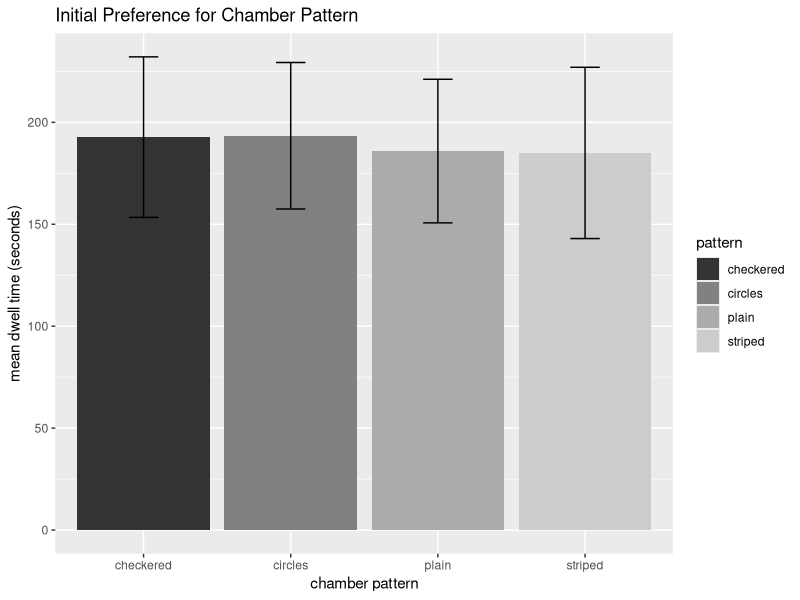
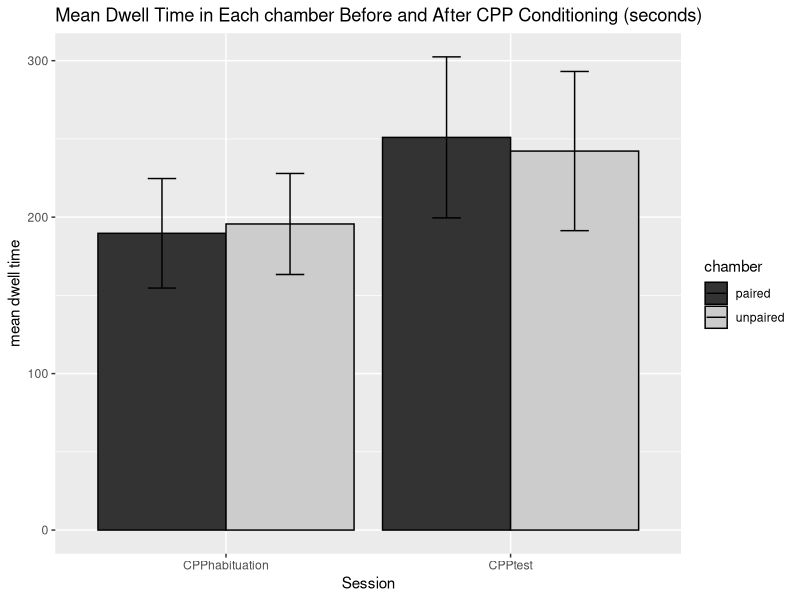
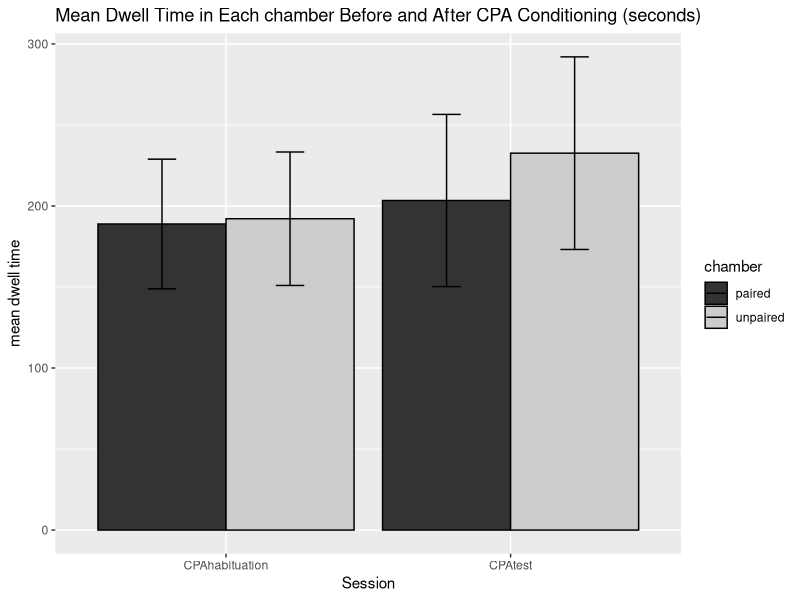
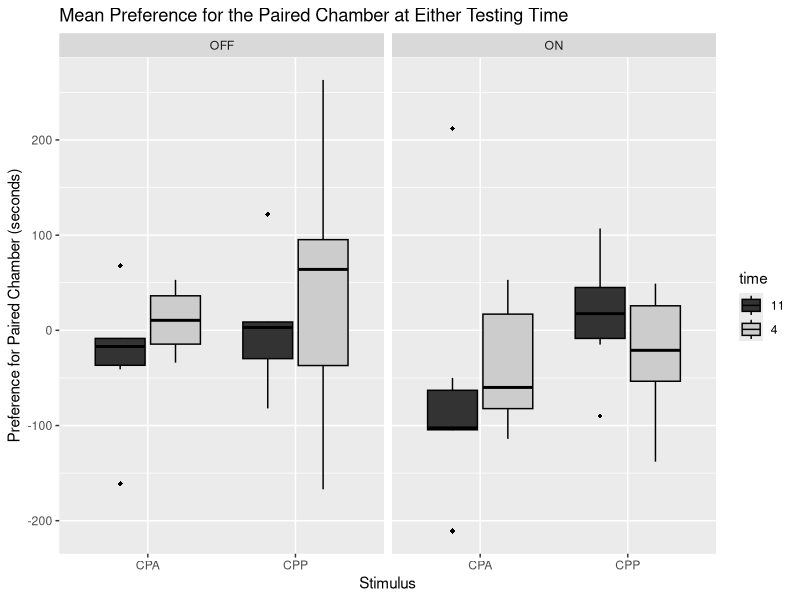

Write R code to recreate these figures, in order.
## ---- chunk 1
knitr::opts_chunk$set(echo = TRUE)
### Import the required libraries.
library(tidyverse)
library(dplyr)
library(magrittr) 
library(broom) # This library provides the tidy() function used for multiple t-tests in section 4
## ---- chunk 2
### set working directory to where data is located and read in data
setwd("~/GitHub/Project2-AnnZhang1997")
data <- read_csv('MTMmice.csv')

### Reorganize and recode data
# Wrangle data into long format, so that among the 4 original columns ("hab-paired", "hab-unpaired", "test-paired", and "test-unpaired"), "hab" and "test" will become keys, while the original values will be gathered under two new columns "paired-duration" and "unpaired-duration". 
data.1 <- data %>%
  gather(key = "paired", value = "paired-duration", "hab-paired", "test-paired") %>%
  gather(key = "unpaired", value = "unpaired-duration", "hab-unpaired", "test-unpaired") %>% # Two gather commands are used to gather the data under two new value columns
  separate(paired, into=c('pairedsession','pairedchamber'), sep="-") %>% 
  separate(unpaired, into=c('unpairedsession','unpairedchamber'), sep="-") %>%
  filter(pairedsession == unpairedsession) %>% # remove duplicate data
  select(-c(unpairedsession, pairedchamber, unpairedchamber, slot)) # remove the columns that won't be used during data processing (pairedchamber, unpairedchamber, and slot) and the column that is the duplicate of another column (unpairedsession of pairedsession)

# Rename the variables. Teststim to stimulus, subjectnum to subject, TestON to on, pairedsession to session.
data.1 <- rename(data.1, stimulus=Teststim, subject=subjectnum, on=TestON, session=pairedsession,
                 paired="paired-duration", unpaired="unpaired-duration")

# Calculate the difference of time each mouse spent within the paired chamber and the unpaired chamber for during each session.
data.1$difference = data.1$paired-data.1$unpaired

# Divide the data based on the stimulus the animal is tested for, so that one set of data will contain all data of the preference (cpp) groups, and the other set of data will contain all data of the avoidance (cpa) groups.
cppdata <- filter(data.1, stimulus == "CPP")
cpadata <- filter(data.1, stimulus == "CPA")

# Rename values of session.
cppdata$session <- recode_factor(cppdata$session, "hab"="CPPhabituation", "test"="CPPtest")
cpadata$session <- recode_factor(cpadata$session, "hab"="CPAhabituation", "test"="CPAtest")

# Remove the column recording CPA information from the cppdata, and vice versa.
cppdata <- select(cppdata, -c(CPA))
cpadata <- select(cpadata, -c(CPP))

# Seperate the information of the testing session of the respective stimulus into two new columns recording the pattern of the chamber that is paired with the stimulus (pattern), and the time of day the training of the stimulus was given (time).
cppdata <- cppdata %>% 
  separate(CPP, into=c('pattern','time'), sep=" at ")
cpadata <- cpadata %>% 
  separate(CPA, into=c('pattern','time'), sep=" at ")

# Summarize the mean and standard deviation of seconds that each group of mice tested for preference spent within the stimulus-paired or stimulus-unpaired chamber during either session.
cpp_summary <- cppdata %>%
  group_by(session, on) %>%
  summarise(paired_dwell_time = mean(paired), unpaired_dwell_time=mean(unpaired), 
            preference=mean(difference))
# Summarize the mean and standard deviation of seconds that each group of mice tested for avoidance spent within the stimulus-paired or stimulus-unpaired chamber during either session.
cpa_summary <- cpadata %>%
  group_by(session, on) %>%
  summarise(paired_dwell_time = mean(paired), unpaired_dwell_time=mean(unpaired), 
            preference=mean(difference))

# Join the summaries together into an overall summary on the mean and standard deviation of seconds that each group spent within either chamber during either session for all the experiment groups.
data_summary <- full_join(cpp_summary,cpa_summary)
data_summary # Print out the overall summary.
## ---- chunk 3
# Join the cpp data and cpp data together. As in this section all data that involves the stimulus will not be used.
cppcpa <- full_join(cppdata, cpadata)

patterndata <- cppcpa %>%
  filter(session=="CPPhabituation"| session=="CPAhabituation") %>% # Filter the data so that only the habituation session data is included.
  select(pattern, paired) %>% # pattern is the independent variable and paired is the dependent variable.
  mutate_if(is.character, as.factor)

patternaov <- aov(paired ~ pattern, data=patterndata)
summary(patternaov) # Print out the ANOVA results
## ---- chunk 4
# Compute the means and standard deviations for the dwell time corresponding with each pattern.
patterndata <- cppcpa %>%
  group_by(pattern) %>%
  filter(session=="CPPhabituation"| session=="CPAhabituation")%>% # Filter the data so that only the habituation session data is included.
  summarise(mean=mean(paired), sd=sd(paired))

# Plot the average dwell time of each chamber into a bar graph, with x-axis being the pattern of the chamber and the y-axis being the mean dwell time.
patternplot <- patterndata %>%
  ggplot(aes(x=pattern,y=mean, fill=pattern)) +
  geom_bar(stat = "identity", position = "dodge") +
  labs(x='chamber pattern',y='mean dwell time (seconds)',title='Initial Preference for Chamber Pattern') +
  scale_fill_grey() +
  geom_errorbar(aes(ymin=mean-sd, ymax=mean+sd), width=.2,
                position=position_dodge(.9)) # Add on the error bars indicating the standard deviation.
patternplot # Print out the plot
## ---- chunk 5
# ANOVA is run on the cpp data to determine the influence of chamber and training on dwell time.
# The independent variables are session (habituation or testing) and chamber (paired and unpaired). 
cppaovdata <- cppdata %>% 
  gather(paired:unpaired,key=chamber,value=dwelltime) %>%
  select(session, chamber, dwelltime) %>%
  mutate_if(is.character, as.factor) # Mutate session's and chamber's values to factors.
cppaov <- aov(dwelltime ~ session + chamber, data=cppaovdata) # Perform ANOVA
anova(cppaov) # Print out cpp ANOVA results

# The same procedure is repeated for the cpa data.
cpaaovdata <- cpadata %>%
  gather(paired:unpaired,key=chamber,value=dwelltime) %>%
  select(session, chamber, dwelltime) %>%
  mutate_if(is.character, as.factor)
cpaaov <- aov(dwelltime ~ session + chamber, data=cpaaovdata)
anova(cpaaov) # Print out cpa ANOVA results
## ---- chunk 6
# The plots corresponding with the ANOVA analysis in section 3.1 are generated.

# First, compute the mean and standard deviation of dwell time, which would be used to generate the plots.
cppdata.1 <- cppdata %>%
  gather(paired:unpaired,key=chamber,value=dwelltime) %>% 
  group_by(session, chamber) %>% # The data is grouped by the independent variables.
  summarise(mean=mean(dwelltime), sd=sd(dwelltime))

# Then, generate the plot.
cppplot <- cppdata.1 %>% 
  ggplot(aes(x=session, y=mean, color=chamber))+
  geom_bar(stat="identity", aes(fill=chamber), position = "dodge") +
  scale_fill_grey() +
  labs(x='Session',y='mean dwell time',title='Mean Dwell Time in Each chamber Before and After CPP Conditioning (seconds)') +
  scale_color_manual("chamber", values = c("black", "black")) +
  geom_errorbar(aes(ymin=mean-sd, ymax=mean+sd), width=.2,
                position=position_dodge(.9))
cppplot # Finally, print out the cpp plot.

# Repeat above procedures for cpa data.
cpadata.1 <- cpadata %>%
  gather(paired:unpaired,key=chamber,value=dwelltime) %>% 
  group_by(session, chamber) %>%
  summarise(mean=mean(dwelltime), sd=sd(dwelltime))

cpaplot <- cpadata.1 %>%
  ggplot(aes(x=session, y=mean, color=chamber))+
  geom_bar(stat="identity", aes(fill=chamber), position = "dodge") +
  scale_fill_grey() +
  scale_color_manual("chamber", values = c("black", "black")) +
  labs(x='Session',y='mean dwell time',title='Mean Dwell Time in Each chamber Before and After CPA Conditioning (seconds)') +
  geom_errorbar(aes(ymin=mean-sd, ymax=mean+sd), width=.2,
                position=position_dodge(.9))

cpaplot # Print out the cpa plot
## ---- chunk 7
# Create the a new dataframe that has only the necessary data for this question
timedata <- cppcpa %>%
  filter(session=="CPPtest"| session=="CPAtest") %>% # Filter the data so that only data of the testing session is included
  select(time, stimulus, difference, on)

timetest <- timedata %>% 
  mutate_if(is.character, as.factor) %>% # Mutate character to factor so that they can be used for t.test
  group_by(stimulus, on) %>% # Group the data based on which stimulus the subject is tested for (CPA or CPP) and whether the time of testing matches the time of training (ON or OFF)
  do(tidy(t.test(difference~time, data = .)))  # carry out t.test for all the groups simultaneously
timetest # Print out multiple t-test results.
## ---- chunk 8
# Plot out the data as box plots
timeplot <- timedata %>%
  ggplot(aes(x=stimulus, y=difference, color=time)) +
  geom_boxplot(aes(fill=time), outlier.shape=18) +
  scale_fill_grey()+
  scale_color_manual(values=c("black", "black")) +
  labs(x='Stimulus',y='Preference for Paired Chamber (seconds)',title='Mean Preference for the Paired Chamber at Either Testing Time') +
  facet_wrap(vars(on)) # Generate two separate plots based on whether the time of testing matches the time of training
timeplot # Print out the plot
